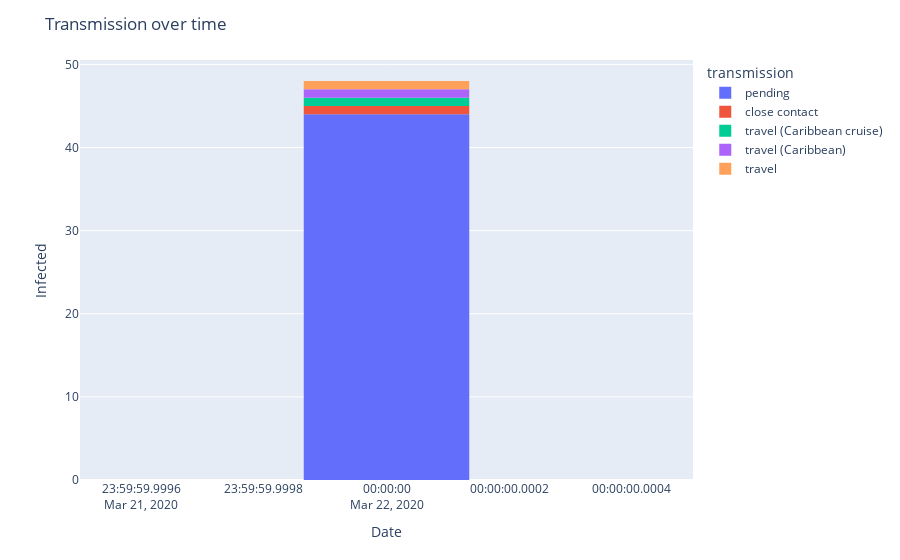

Notebook cell for this chart:
### Code cell
#NEED TO GET THIS TO CUMULATIVE TRANSMISSION OVER TIME

fig = px.histogram(df, x= "date", color = "transmission")
fig.update_layout(
    title_text='Transmission over time', # title of plot
    xaxis_title_text='Date', # xaxis label
    yaxis_title_text='Infected', # yaxis label
    bargap=0.7, # gap between bars of adjacent location coordinates
    bargroupgap=0.1 # gap between bars of the same location coordinates
)
fig.show()

### Figure 1 — Plotly figure (JSON) as saved in the notebook; plotly's stock layout.template omitted (floating-point values rounded to 4 significant figures)
{"data": [{"alignmentgroup": "True", "bingroup": "x", "hoverlabel": {"namelength": 0}, "hovertemplate": "transmission=pending<br>date=%{x}<br>count=%{y}", "legendgroup": "pending", "marker": {"color": "#636efa"}, "name": "pending", "offsetgroup": "pending", "orientation": "v", "showlegend": true, "type": "histogram", "x": ["2020-03-22", "2020-03-22", "2020-03-22", "2020-03-22", "2020-03-22", "2020-03-22", "2020-03-22", "2020-03-22", "2020-03-22", "2020-03-22", "2020-03-22", "2020-03-22", "2020-03-22", "2020-03-22", "2020-03-22", "2020-03-22", "2020-03-22", "2020-03-22", "2020-03-22", "2020-03-22", "2020-03-22", "2020-03-22", "2020-03-22", "2020-03-22", "2020-03-22", "2020-03-22", "2020-03-22", "2020-03-22", "2020-03-22", "2020-03-22", "2020-03-22", "2020-03-22", "2020-03-22", "2020-03-22", "2020-03-22", "2020-03-22", "2020-03-22", "2020-03-22", "2020-03-22", "2020-03-22", "2020-03-22", "2020-03-22", "2020-03-22", "2020-03-22"], "xaxis": "x", "yaxis": "y"}, {"alignmentgroup": "True", "bingroup": "x", "hoverlabel": {"namelength": 0}, "hovertemplate": "transmission=close contact<br>date=%{x}<br>count=%{y}", "legendgroup": "close contact", "marker": {"color": "#EF553B"}, "name": "close contact", "offsetgroup": "close contact", "orientation": "v", "showlegend": true, "type": "histogram", "x": ["2020-03-22"], "xaxis": "x", "yaxis": "y"}, {"alignmentgroup": "True", "bingroup": "x", "hoverlabel": {"namelength": 0}, "hovertemplate": "transmission=travel (Caribbean cruise)<br>date=%{x}<br>count=%{y}", "legendgroup": "travel (Caribbean cruise)", "marker": {"color": "#00cc96"}, "name": "travel (Caribbean cruise)", "offsetgroup": "travel (Caribbean cruise)", "orientation": "v", "showlegend": true, "type": "histogram", "x": ["2020-03-22"], "xaxis": "x", "yaxis": "y"}, {"alignmentgroup": "True", "bingroup": "x", "hoverlabel": {"namelength": 0}, "hovertemplate": "transmission=travel (Caribbean)<br>date=%{x}<br>count=%{y}", "legendgroup": "travel (Caribbean)", "marker": {"color": "#ab63fa"}, "name": "travel (Caribbean)", "offsetgroup": "travel (Caribbean)", "orientation": "v", "showlegend": true, "type": "histogram", "x": ["2020-03-22"], "xaxis": "x", "yaxis": "y"}, {"alignmentgroup": "True", "bingroup": "x", "hoverlabel": {"namelength": 0}, "hovertemplate": "transmission=travel<br>date=%{x}<br>count=%{y}", "legendgroup": "travel", "marker": {"color": "#FFA15A"}, "name": "travel", "offsetgroup": "travel", "orientation": "v", "showlegend": true, "type": "histogram", "x": ["2020-03-22"], "xaxis": "x", "yaxis": "y"}], "layout": {"bargap": 0.7, "bargroupgap": 0.1, "barmode": "relative", "legend": {"title": {"text": "transmission"}, "tracegroupgap": 0}, "margin": {"t": 60}, "title": {"text": "Transmission over time"}, "xaxis": {"anchor": "y", "domain": [0, 1], "title": {"text": "Date"}}, "yaxis": {"anchor": "x", "domain": [0, 1], "title": {"text": "Infected"}}}}
